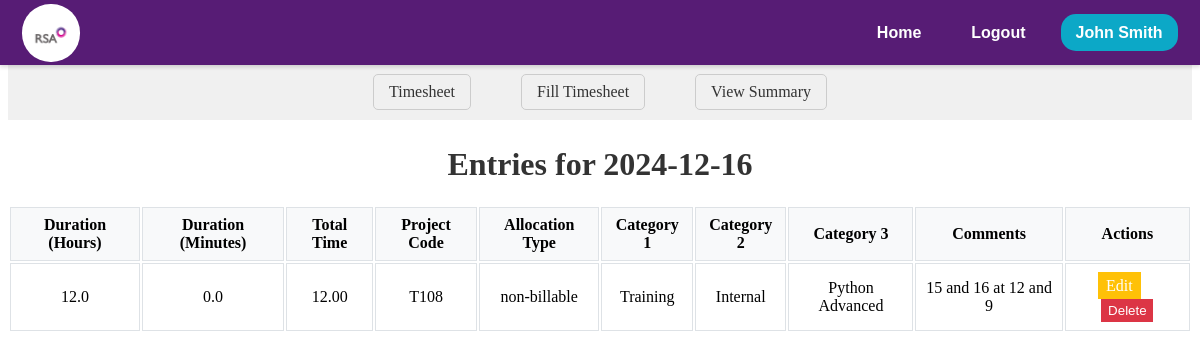
The page /timesheet/view_entries/2024-12-16 (signed in) on the database as committed earlier.
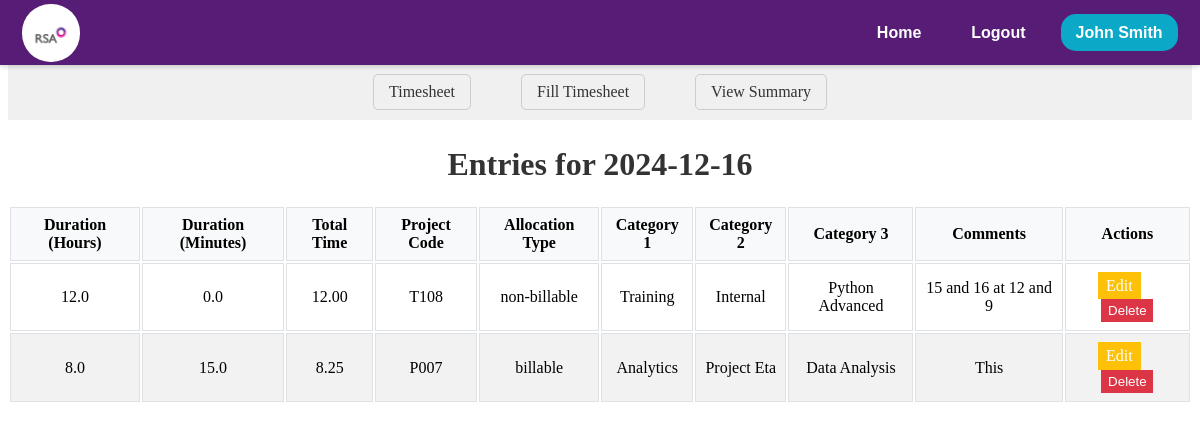
The same page on the database as committed later.
### models.py (models this page shows, shortened)
class EMPWD(db.Model, UserMixin):
    __tablename__ = 'EMPWD'
    EMPID = db.Column(db.String(255), primary_key=True)
    username = db.Column(db.String(255), unique=True, nullable=False)
    EName = db.Column(db.String(255))
    DOJRS = db.Column(db.Date)
    DOJSIPL = db.Column(db.Date, nullable=True)
    Profile = db.Column(db.String(255))
    Status = db.Column(db.String(50))
    SIPLLevel = db.Column(db.String(50))
    RSALevel = db.Column(db.String(50))
    EEMail = db.Column(db.String(255))
    IEMail = db.Column(db.String(255))
    Landline = db.Column(db.String(20))
    Mobile = db.Column(db.String(20))
    Ext = db.Column(db.String(10))
    Secretary = db.Column(db.String(255))
    SecretaryID = db.Column(db.String(255))
    SystemID = db.Column(db.String(255))
    Password = db.Column(db.String(255), nullable=False)
    Team = db.Column(db.String(255))
    LineManager = db.Column(db.String(255))
    LineManagerID = db.Column(db.String(255))
    AlternateContatName = db.Column(db.String(255))
    AlternateContatID = db.Column(db.String(255))
    DateofLeavingRSAASIPL = db.Column(db.Date)
    ReasonforLeaving = db.Column(db.String(255))
    LineManager2 = db.Column(db.String(255))
    ITAdmin = db.Column(db.String(255))
    HRAdmin = db.Column(db.String(255))
    TrnAdmin = db.Column(db.String(255))
    FinAdmin = db.Column(db.String(255))
    Field6 = db.Column(db.String(255))
    Field7 = db.Column(db.String(255))
    def get_id(self):
        return self.EMPID

class TimesheetEntry(db.Model):
    __tablename__ = 'timesheet_entries'
    Uniq_ID = db.Column(db.String(255), primary_key=True)
    EmpID = db.Column(db.String(10), nullable=False)
    DateofEntry = db.Column(db.Date, nullable=False)
    StartTime = db.Column(db.String(255))
    EndTime = db.Column(db.String(255))
    Hours = db.Column(db.Float)
    Minutes = db.Column(db.Float)
    AllocationType = db.Column(db.String(50))
    Category1 = db.Column(db.String(50))
    Category2 = db.Column(db.String(50))
    Category3 = db.Column(db.String(50))
    ProjectCode = db.Column(db.String(10))
    Category5 = db.Column(db.String(50))
    Category6 = db.Column(db.String(50))
    Comment = db.Column(db.String(255))
    Team = db.Column(db.String(255), nullable=False)
    Status = db.Column(db.String(20))
    SubmitDate = db.Column(db.DateTime, default=lambda: datetime.now(timezone.utc))
    RecordType = db.Column(db.String(50))
    WO_Percent = db.Column(db.Float)
    WO_Units = db.Column(db.Integer)
    NetUnits = db.Column(db.Integer)
    BaseRate = db.Column(db.Float)
    Billed_Label = db.Column(db.String(50))
    WOFF_Reason = db.Column(db.String(255))
    LastUploadDate = db.Column(db.DateTime, onupdate=lambda: datetime.now(timezone.utc))
    LastUpdatedBy = db.Column(db.String(50))
    InvNum =db.Column(db.Float)
    FinalRate = db.Column(db.Float)
    SSMA_TimeStamp = db.Column(db.DateTime )

### app.py (the view)
@app.route('/timesheet/view_entries/<date>')
@login_required
def view_entries(date):
    try:
        date = datetime.strptime(date, '%Y-%m-%d').date()
        entries = TimesheetEntry.query.filter_by(EmpID=current_user.get_id(), DateofEntry=date).all()
        return render_template('timesheet/timesheet-summery/view_entries.html', entries=entries, date=date, user=current_user)
    except Exception as e:
            session['error_type'] = "Internal Server Error"
            session['error_message'] = f"Unable get data for the {date}"
            return redirect(url_for('error_page'))

### app.py (called while the page is built)
@app.before_request
def session_management():
    session.permanent = True

@login_manager.user_loader
def load_user(user_id):
    session = db.session
    return session.get(EMPWD, user_id)

### templates/timesheet/timesheet-summery/view_entries.html (shortened to what this page needs)
<!DOCTYPE html>
<html lang="en">
  <head>
    <link
      rel="stylesheet"
      href="{{ url_for('static', filename='css/timesheet/view_entries.css') }}"
    />
  </head>
  <body>
    <div>
      {% include 'navbar/navbar.html' %}
      <nav class="ts-nav-container">
        <div class="ts-nav-center">
          <a href="/timesheet" class="ts-nav-link">Timesheet</a>
          <a href="/timesheet/fill" class="ts-nav-link">Fill Timesheet</a>
          <a href="/timesheet/summary" class="ts-nav-link"> View Summary</a>
        </div>
      </nav>
      <div class="view-box">
        <h1 class="ts-dateentry-title">Entries for {{ date }}</h1>
        <table>
          <thead class="ts-dateentry-header">
            <tr class="ts-dateentry-header-row">
              <th class="ts-dateentry-header-cell">Duration (Hours)</th>
              <th class="ts-dateentry-header-cell">Duration (Minutes)</th>
              <th class="ts-dateentry-header-cell">Total Time</th>
              <th class="ts-dateentry-header-cell">Project Code</th>
              <th class="ts-dateentry-header-cell">Allocation Type</th>
              <th class="ts-dateentry-header-cell">Category 1</th>
              <th class="ts-dateentry-header-cell">Category 2</th>
              <th class="ts-dateentry-header-cell">Category 3</th>
              <th class="ts-dateentry-header-cell">Comments</th>
              <th class="ts-dateentry-header-cell">Actions</th>
            </tr>
          </thead>
          <tbody>
            {% for entry in entries %}
            <tr class="ts-dateentry-row">
              <td class="ts-dateentry-cell">{{ entry.Hours}}</td>
              <td class="ts-dateentry-cell">{{ entry.Minutes }}</td>
              <td class="ts-dateentry-cell">
                {{"%.2f" | format(entry.Hours + (entry.Minutes/60))}}
              </td>
              <td class="ts-dateentry-cell">{{ entry.ProjectCode }}</td>
              <td class="ts-dateentry-cell">{{ entry.AllocationType }}</td>
              <td class="ts-dateentry-cell">{{ entry.Category1}}</td>
              <td class="ts-dateentry-cell">{{ entry.Category2}}</td>
              <td class="ts-dateentry-cell">{{ entry.Category3}}</td>
              <td class="ts-dateentry-cell">{{ entry.Comment }}</td>
              <td class="ts-dateentry-cell">
                <a class="ts-dateentry-link" href="/comingsoon">Edit</a>
                <form
                  action="{{ url_for('delete_entry', entry_id=entry.Uniq_ID) }}"
                  method="POST"
                  style="display: inline"
                  class="ts-dateentry-form"
                >
                  <button
                    type="submit"
                    onclick="handleCustomConfirm(event, 'Are you sure you want to delete this entry?');"
                    class="ts-dateentry-button"
                  >
                    Delete
                  </button>
                </form>
              </td>
            </tr>
            {% endfor %}
          </tbody>
        </table>
      </div>
    </div>
  </body>
</html>

### templates/navbar/navbar.html (shortened to what this page needs)
<!DOCTYPE html>
<html lang="en">
  <head>
    <link
      rel="stylesheet"
      href="{{ url_for('static', filename='css/navbar/navbar.css') }}"
    />
  </head>
  <body>
    <header id="navbar">
      <nav class="navbar-container container">
        <a href="/home" class="home-link">
          <div class="navbar-logo">
            <img
              src="{{ url_for('static', filename='images/logo.png') }}"
              alt="Logo"
            />
          </div>
        </a>
        <div class="navbar-links">
          <a class="navbar-link" href="/home">Home</a>
          <a class="navbar-link" href="/logout">Logout</a>
          <div class="navInfo" data-toggle="false">
            <a class="navbar-link-name" href="#">
              <span>{{user.EName}}</span>
            </a>
          </div>
        </div>
      </nav>
    </header>
  </body>
</html>

### static/css/timesheet/view_entries.css (style rules this page uses)
.ts-dateentry-title { font-size: 2em; color: #333; text-align: center; }
.ts-dateentry-header { background-color: #f8f9fa; }
.ts-dateentry-header-cell { font-weight: bold; padding: 0.5em; border: 1px solid #dee2e6; }
.ts-dateentry-row { background-color: #fff; }
.ts-dateentry-row:nth-child(even) { background-color: #f2f2f2; }
.ts-dateentry-cell { padding: 0.5em; border: 1px solid #dee2e6; }
.ts-dateentry-link { background-color: #ffc107; color: white; border: none; padding: 0.3em 0.5em; cursor: pointer; margin-right: 1em; text-decoration: none; display: inline-block; }
.ts-dateentry-form { display: inline-block; }
.ts-dateentry-button { background-color: #dc3545; color: white; border: none; padding: 0.3em 0.5em; cursor: pointer; }
.ts-nav-container { margin-top: 64px; margin-bottom: 5px; display: flex; justify-content: center; align-items: center; padding: 10px 20px; background-color: #f0f0f0; }
.ts-nav-center { display: flex; }
.ts-nav-link { margin: 0 25px; text-decoration: none; color: #333; border: 1px solid #ccc; padding: 8px 15px; border-radius: 5px; }
.view-box { text-align: center; align-items: center; justify-content: center; display: flex; flex-direction: column; }

### static/css/navbar/navbar.css (style rules this page uses)
#navbar { --navbar-bg-color: #571c75; --navbar-text-color: #fff; --navbar-text-color-focus: #fff; --navbar-bg-contrast: rgb(255, 0, 85); position: fixed; top: 0; left: 0; right: 0; height: 65px; background-color: var(--navbar-bg-color); box-shadow: 0 2px 4px rgba(0, 0, 0, 0.15); z-index: 99; font-weight: 700; font-family: sans-serif; }
.navbar-container { display: flex; justify-content: space-between; align-items: center; height: 100%; padding: 0 1.4rem; }
.home-link { display: flex; align-items: center; }
.navbar-logo { background-color: var(--navbar-text-color-focus); border-radius: 49%; width: 58px; height: 58px; margin-right: 0.5em; }
.navbar-logo img { width: 46px; margin-top: 0.55rem; margin-left: 0.34rem; }
.navbar-links { display: flex; align-items: center; gap: 20px; }
.navbar-link { color: var(--navbar-text-color); text-decoration: none; border-radius: 15px; padding: 10px 15px; transition: background-color 0.3s ease; border-radius: 15px; }
.navbar-link-name { background-color: #0ca8c7; color: #fff; padding: 10px 15px; border-radius: 15px; text-decoration: none; }
.navInfo { position: relative; color: black; }

Rows that differ between the two databases and show on the page:
added TimesheetEntry: Hours "8.0", Minutes "15.0", entry.Hours+(entry.Minutes/60) "8.25", ProjectCode "P007", AllocationType "billable", Category1 "Analytics", Category2 "Project Eta", Category3 "Data Analysis", Comment "This"
